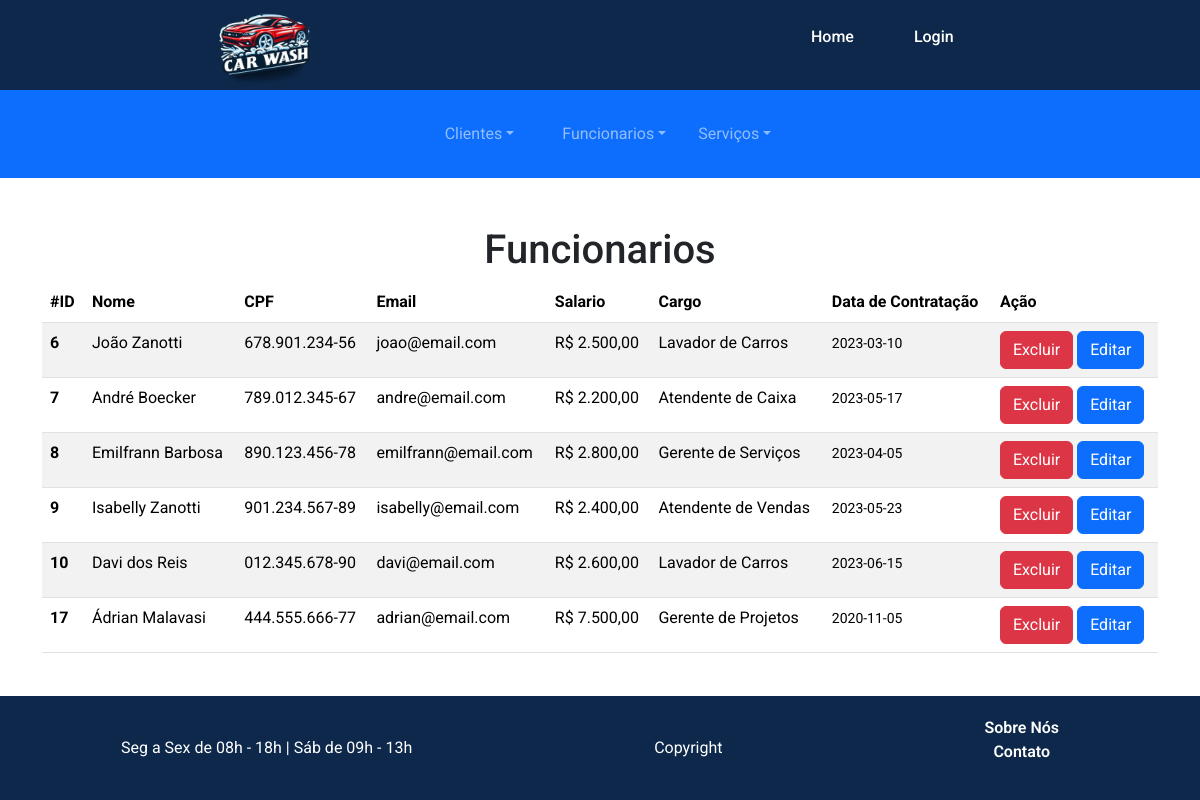
The app's page /backEnd/funcionarioLista.php with its own data.
### tables this page shows
CREATE TABLE `pessoas` (
  `id_pessoa` int(11) NOT NULL,
  `nome` varchar(255) NOT NULL,
  `cpf` varchar(255) NOT NULL,
  `email` varchar(255) NOT NULL
);

CREATE TABLE `funcionarios` (
  `id_funcionario` int(11) NOT NULL,
  `salario` varchar(255) NOT NULL,
  `cargo` varchar(255) NOT NULL,
  `dataContratacao` date NOT NULL
);

### Classes/Database.class.php (called while the page is built, shortened)
<?php
class Database
{
    private $host;
    private $username;
    private $password;
    private $database;
    private $connection;
    public function __construct($host, $username, $password, $database)
    {
        $this->host = $host;
        $this->username = $username;
        $this->password = $password;
        $this->database = $database;
    }
    private function connect()
    {
        $this->connection = new mysqli($this->host, $this->username, $this->password, $this->database);
    }
    public function query($sql)
    {
        return $this->connection->query($sql);
    }
}
?>

### control/DataBaseControl.class.php (called while the page is built)
<?php
require_once "../Classes/Database.class.php";
$db = new Database("localhost", "root", "", "lava_jato");
?>

### control/FuncionarioControl.class.php (called while the page is built, shortened)
<?php
require_once "../Classes/Funcionarios.class.php";
class FuncionarioControl {
    private $conexao;
    function __construct($conexao) {
        $this->conexao = $conexao;
    }
    public function listarObj() {
        $sql = "SELECT * FROM funcionarios";
        $result = $this->conexao->query($sql);
        $funcionarios = array();
        if ($result->num_rows > 0) {
            while ($row = $result->fetch_assoc()) {
                $funcionarios[] = $row;
            }
        }
        $sql = "SELECT * FROM pessoas";
        $result = $this->conexao->query($sql);
        $pessoas = array();
        if ($result->num_rows > 0) {
            while ($row = $result->fetch_assoc()) {
                foreach ($funcionarios as $funcionario) {
                    if ($row['id_pessoa'] == $funcionario['id_funcionario']) {
                        $pessoas[] = $row;
                    }
                }
            }
        }
        if (count($funcionarios) != 0 && count($pessoas) != 0) {
            $funcionariosPessoas = array();
            for ($i = 0; $i < count($pessoas); $i++) {
                $funcionariosPessoas[$i] = new Funcionario($pessoas[$i]['nome'], $pessoas[$i]['cpf'], $pessoas[$i]['email'], $funcionarios[$i]['salario'], $funcionarios[$i]['cargo'], $funcionarios[$i]['dataContratacao']);
                $funcionariosPessoas[$i]->setId($pessoas[$i]['id_pessoa']);
            }
            return $funcionariosPessoas;
        }
        return null;
    }
}
?>

### Classes/Pessoas.class.php (called while the page is built, shortened)
<?php
class Pessoas {
    private $id;
    private $nome;
    private $cpf;
    private $email;
    function __construct($nome = "", $cpf = "", $email = "")
    {
        $this->nome = $nome;
        $this->cpf = $cpf;
        $this->email = $email;
    }
    function getEmail()
    {
        return $this->email;
    }
    function getNome()
    {
        return $this->nome;
    }
    function getCpf()
    {
        return $this->cpf;
    }
    function getId()
    {
        return $this->id;
    }
    function setId($id)
    {
        return $this->id = $id;
    }
}
?>

### Classes/Funcionarios.class.php (called while the page is built, shortened)
<?php
require_once "Pessoas.class.php";
class Funcionario extends Pessoas
{
    private $salario;
    private $cargo;
    private $dataContratacao;
    function __construct($nome = "", $cpf = "", $email = "", $salario = "", $cargo = "", $dataContratacao = "")
    {
        $this->salario = $salario;
        $this->cargo = $cargo;
        $this->dataContratacao = $dataContratacao;
    }
    function getSalario()
    {
        return $this->salario;
    }
    function getCargo()
    {
        return $this->cargo;
    }
    function getDataContratacao()
    {
        return $this->dataContratacao;
    }
}
?>

### backEnd/funcionarioLista.php (the view, shortened to what this page needs)
<?php
require_once "../Classes/Funcionarios.class.php";
require_once "../control/FuncionarioControl.class.php";
require_once "../control/DataBaseControl.class.php";
require_once "siteConfig.php";
$funcionarioControl = new FuncionarioControl($db);
?>
<div class="container">
    <h1 class="text-center mt-5">Funcionarios</h1>
    <table class="table table-striped">
        <thead>
            <tr>
                <th scope="col">#ID</th>
                <th scope="col">Nome</th>
                <th scope="col">CPF</th>
                <th scope="col">Email</th>
                <th scope="col">Salario</th>
                <th scope="col">Cargo</th>
                <th scope="col">Data de Contratação</th>
                <th scope="col">Ação</th>
            </tr>
        </thead>
        <tbody>
            <?php
            foreach ($funcionarioControl->listarObj() as $funcionario) {
                echo '<tr>
                    <th scope="row">' . $funcionario->getId() . '</th>
                    <td>' . $funcionario->getNome() . '</td>
                    <td>' . $funcionario->getCpf() . '</td>
                    <td>' . $funcionario->getEmail() . '</td>
                    <td>' . $funcionario->getSalario() . '</td>
                    <td>' . $funcionario->getCargo() . '</td>
                    <td><small>' . $funcionario->getDataContratacao() . '</small></td>
                    <td>
                        <a href="funcionarioExcluir.php?id=' . $funcionario->getId() . '" class="btn btn-danger">Excluir</a>
                        <a href="funcionarioEditar.php?id=' . $funcionario->getId() . '" class="btn btn-primary">Editar</a>
                    </td>
                </tr>';
            }
            ?>
        </tbody>
    </table>
</div>

### css/style.css (style rules this page uses)
* { margin: 0; padding: 0; font-family: 'Roboto', sans-serif; box-sizing: border-box; }
body { min-height: 100vh; width: 100vw; display: flex; flex-direction: column; }

### records on screen
pessoas: id_pessoa "6", nome "João Zanotti", cpf "678.901.234-56", email "joao@email.com"
funcionarios: salario "R$ 2.500,00", cargo "Lavador de Carros", dataContratacao "2023-03-10"
pessoas: id_pessoa "7", nome "André Boecker", cpf "789.012.345-67", email "andre@email.com"
funcionarios: salario "R$ 2.200,00", cargo "Atendente de Caixa", dataContratacao "2023-05-17"
pessoas: id_pessoa "8", nome "Emilfrann Barbosa", cpf "890.123.456-78", email "emilfrann@email.com"
funcionarios: salario "R$ 2.800,00", cargo "Gerente de Serviços", dataContratacao "2023-04-05"
pessoas: id_pessoa "9", nome "Isabelly Zanotti", cpf "901.234.567-89", email "isabelly@email.com"
funcionarios: salario "R$ 2.400,00", cargo "Atendente de Vendas", dataContratacao "2023-05-23"
pessoas: id_pessoa "10", nome "Davi dos Reis", cpf "012.345.678-90", email "davi@email.com"
funcionarios: salario "R$ 2.600,00", cargo "Lavador de Carros", dataContratacao "2023-06-15"
pessoas: id_pessoa "17", nome "Ádrian Malavasi", cpf "444.555.666-77", email "adrian@email.com"
funcionarios: salario "R$ 7.500,00", cargo "Gerente de Projetos", dataContratacao "2020-11-05"
